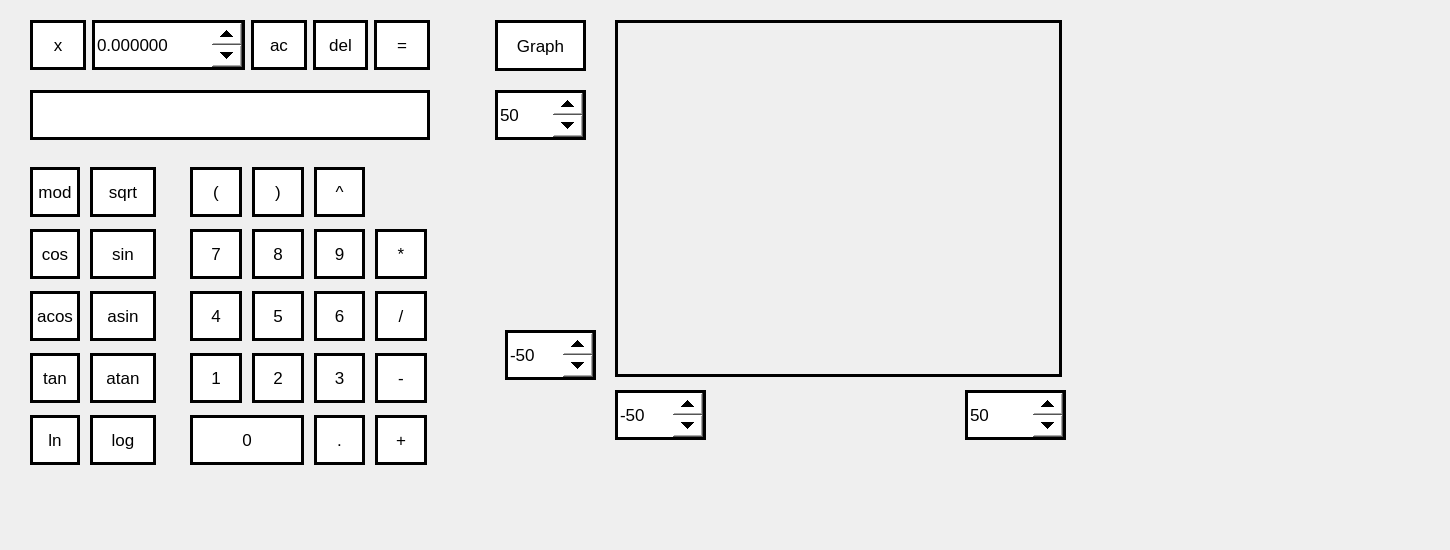
<?xml version="1.0" encoding="UTF-8"?>
<ui version="4.0">
 <class>Calculator</class>
 <widget class="QWidget" name="Calculator">
  <property name="geometry">
   <rect>
    <x>0</x>
    <y>0</y>
    <width>1450</width>
    <height>550</height>
   </rect>
  </property>
  <property name="font">
   <font>
    
    <bold>true</bold>
   </font>
  </property>
  <property name="windowTitle">
   <string>Form</string>
  </property>
  <property name="styleSheet">
   <string notr="true">QPushButton:pressed{
border:3px solid #FFF;
background-image: none;
background-color: #000; 
font: 500 13pt;
color: #FFF;
}

QPushButton, QLineEdit{
border:3px solid #000;
background-color: #FFF;
background-image: none;
font: 500 13pt;
color: #000;
}

QDoubleSpinBox::up-button, QSpinBox::up-button{
    min-width:30px;
    min-height: 15px;
}

QDoubleSpinBox::down-button, QSpinBox::down-button{
    min-width:30px;
    min-height: 15px;
}

QDoubleSpinBox, QSpinBox{
background-color: #FFF;
border:3px solid #000;
font: 500 13pt;
color: #000;
}

QFrame{
border:3px solid #000;
}


</string>
  </property>
  <widget class="QSpinBox" name="spinBox_xMin">
   <property name="geometry">
    <rect>
     <x>615</x>
     <y>390</y>
     <width>91</width>
     <height>50</height>
    </rect>
   </property>
   <property name="font">
    <font>
     
     <pointsize>13</pointsize>
     <italic>false</italic>
     <bold>false</bold>
    </font>
   </property>
   <property name="minimum">
    <number>-1000000</number>
   </property>
   <property name="maximum">
    <number>1000000</number>
   </property>
   <property name="singleStep">
    <number>10</number>
   </property>
   <property name="value">
    <number>-50</number>
   </property>
  </widget>
  <widget class="QSpinBox" name="spinBox_xMax">
   <property name="geometry">
    <rect>
     <x>965</x>
     <y>390</y>
     <width>101</width>
     <height>50</height>
    </rect>
   </property>
   <property name="font">
    <font>
     
     <pointsize>13</pointsize>
     <italic>false</italic>
     <bold>false</bold>
    </font>
   </property>
   <property name="minimum">
    <number>-1000000</number>
   </property>
   <property name="maximum">
    <number>1000000</number>
   </property>
   <property name="singleStep">
    <number>10</number>
   </property>
   <property name="value">
    <number>50</number>
   </property>
  </widget>
  <widget class="QSpinBox" name="spinBox_yMax">
   <property name="geometry">
    <rect>
     <x>495</x>
     <y>90</y>
     <width>91</width>
     <height>50</height>
    </rect>
   </property>
   <property name="font">
    <font>
     
     <pointsize>13</pointsize>
     <italic>false</italic>
     <bold>false</bold>
    </font>
   </property>
   <property name="minimum">
    <number>-1000000</number>
   </property>
   <property name="maximum">
    <number>1000000</number>
   </property>
   <property name="singleStep">
    <number>10</number>
   </property>
   <property name="value">
    <number>50</number>
   </property>
  </widget>
  <widget class="QWidget" name="gridLayoutWidget">
   <property name="geometry">
    <rect>
     <x>190</x>
     <y>160</y>
     <width>242</width>
     <height>321</height>
    </rect>
   </property>
   <property name="font">
    <font>
     
    </font>
   </property>
   <layout class="QGridLayout" name="gridLayout" rowstretch="1,0,0,0,0,0" columnstretch="0,0,0,0">
    <property name="sizeConstraint">
     <enum>QLayout::SetDefaultConstraint</enum>
    </property>
    <property name="leftMargin">
     <number>0</number>
    </property>
    <property name="topMargin">
     <number>0</number>
    </property>
    <property name="rightMargin">
     <number>5</number>
    </property>
    <property name="bottomMargin">
     <number>5</number>
    </property>
    <property name="horizontalSpacing">
     <number>10</number>
    </property>
    <property name="verticalSpacing">
     <number>5</number>
    </property>
    <item row="2" column="2">
     <widget class="QPushButton" name="pushButton_6">
      <property name="minimumSize">
       <size>
        <width>50</width>
        <height>50</height>
       </size>
      </property>
      <property name="font">
       <font>
        
        <pointsize>13</pointsize>
        <italic>false</italic>
        <bold>false</bold>
       </font>
      </property>
      <property name="text">
       <string>6</string>
      </property>
      <property name="class" stdset="0">
       <string>digit</string>
      </property>
     </widget>
    </item>
    <item row="1" column="1">
     <widget class="QPushButton" name="pushButton_8">
      <property name="minimumSize">
       <size>
        <width>50</width>
        <height>50</height>
       </size>
      </property>
      <property name="font">
       <font>
        
        <pointsize>13</pointsize>
        <italic>false</italic>
        <bold>false</bold>
       </font>
      </property>
      <property name="text">
       <string>8</string>
      </property>
      <property name="class" stdset="0">
       <string>digit</string>
      </property>
     </widget>
    </item>
    <item row="5" column="2">
     <widget class="QPushButton" name="pushButton_dot">
      <property name="minimumSize">
       <size>
        <width>50</width>
        <height>50</height>
       </size>
      </property>
      <property name="font">
       <font>
        
        <pointsize>13</pointsize>
        <italic>false</italic>
        <bold>false</bold>
       </font>
      </property>
      <property name="text">
       <string>.</string>
      </property>
      <property name="class" stdset="0">
       <string>digit</string>
      </property>
     </widget>
    </item>
    <item row="1" column="0">
     <widget class="QPushButton" name="pushButton_7">
      <property name="minimumSize">
       <size>
        <width>50</width>
        <height>50</height>
       </size>
      </property>
      <property name="font">
       <font>
        
        <pointsize>13</pointsize>
        <italic>false</italic>
        <bold>false</bold>
       </font>
      </property>
      <property name="text">
       <string>7</string>
      </property>
      <property name="class" stdset="0">
       <string>digit</string>
      </property>
     </widget>
    </item>
    <item row="2" column="0">
     <widget class="QPushButton" name="pushButton_4">
      <property name="minimumSize">
       <size>
        <width>50</width>
        <height>50</height>
       </size>
      </property>
      <property name="font">
       <font>
        
        <pointsize>13</pointsize>
        <italic>false</italic>
        <bold>false</bold>
       </font>
      </property>
      <property name="text">
       <string>4</string>
      </property>
      <property name="class" stdset="0">
       <string>digit</string>
      </property>
     </widget>
    </item>
    <item row="1" column="2">
     <widget class="QPushButton" name="pushButton_9">
      <property name="minimumSize">
       <size>
        <width>50</width>
        <height>50</height>
       </size>
      </property>
      <property name="font">
       <font>
        
        <pointsize>13</pointsize>
        <italic>false</italic>
        <bold>false</bold>
       </font>
      </property>
      <property name="text">
       <string>9</string>
      </property>
      <property name="class" stdset="0">
       <string>digit</string>
      </property>
     </widget>
    </item>
    <item row="0" column="2">
     <widget class="QPushButton" name="pushButton_pow">
      <property name="minimumSize">
       <size>
        <width>50</width>
        <height>50</height>
       </size>
      </property>
      <property name="font">
       <font>
        
        <pointsize>13</pointsize>
        <italic>false</italic>
        <bold>false</bold>
       </font>
      </property>
      <property name="styleSheet">
       <string notr="true"/>
      </property>
      <property name="text">
       <string>^</string>
      </property>
      <property name="class" stdset="0">
       <string>operand</string>
      </property>
     </widget>
    </item>
    <item row="4" column="0">
     <widget class="QPushButton" name="pushButton_1">
      <property name="sizePolicy">
       <sizepolicy hsizetype="Minimum" vsizetype="Fixed">
        <horstretch>0</horstretch>
        <verstretch>0</verstretch>
       </sizepolicy>
      </property>
      <property name="minimumSize">
       <size>
        <width>50</width>
        <height>50</height>
       </size>
      </property>
      <property name="font">
       <font>
        
        <pointsize>13</pointsize>
        <italic>false</italic>
        <bold>false</bold>
       </font>
      </property>
      <property name="styleSheet">
       <string notr="true"/>
      </property>
      <property name="text">
       <string>1</string>
      </property>
      <property name="checkable">
       <bool>true</bool>
      </property>
      <property name="autoDefault">
       <bool>false</bool>
      </property>
      <property name="flat">
       <bool>false</bool>
      </property>
      <property name="class" stdset="0">
       <string>digit</string>
      </property>
     </widget>
    </item>
    <item row="2" column="1">
     <widget class="QPushButton" name="pushButton_5">
      <property name="minimumSize">
       <size>
        <width>50</width>
        <height>50</height>
       </size>
      </property>
      <property name="font">
       <font>
        
        <pointsize>13</pointsize>
        <italic>false</italic>
        <bold>false</bold>
       </font>
      </property>
      <property name="text">
       <string>5</string>
      </property>
      <property name="class" stdset="0">
       <string>digit</string>
      </property>
     </widget>
    </item>
    <item row="4" column="1">
     <widget class="QPushButton" name="pushButton_2">
      <property name="minimumSize">
       <size>
        <width>50</width>
        <height>50</height>
       </size>
      </property>
      <property name="font">
       <font>
        
        <pointsize>13</pointsize>
        <italic>false</italic>
        <bold>false</bold>
       </font>
      </property>
      <property name="text">
       <string>2</string>
      </property>
      <property name="class" stdset="0">
       <string>digit</string>
      </property>
     </widget>
    </item>
    <item row="5" column="0" colspan="2">
     <widget class="QPushButton" name="pushButton_0">
      <property name="minimumSize">
       <size>
        <width>50</width>
        <height>50</height>
       </size>
      </property>
      <property name="font">
       <font>
        
        <pointsize>13</pointsize>
        <italic>false</italic>
        <bold>false</bold>
       </font>
      </property>
      <property name="text">
       <string>0</string>
      </property>
      <property name="class" stdset="0">
       <string>digit</string>
      </property>
     </widget>
    </item>
    <item row="4" column="2">
     <widget class="QPushButton" name="pushButton_3">
      <property name="minimumSize">
       <size>
        <width>50</width>
        <height>50</height>
       </size>
      </property>
      <property name="font">
       <font>
        
        <pointsize>13</pointsize>
        <italic>false</italic>
        <bold>false</bold>
       </font>
      </property>
      <property name="text">
       <string>3</string>
      </property>
      <property name="class" stdset="0">
       <string>digit</string>
      </property>
     </widget>
    </item>
    <item row="0" column="0">
     <widget class="QPushButton" name="pushButton_openBracket">
      <property name="minimumSize">
       <size>
        <width>50</width>
        <height>50</height>
       </size>
      </property>
      <property name="font">
       <font>
        
        <pointsize>13</pointsize>
        <italic>false</italic>
        <bold>false</bold>
       </font>
      </property>
      <property name="text">
       <string>(</string>
      </property>
      <property name="class" stdset="0">
       <string>brasket</string>
      </property>
     </widget>
    </item>
    <item row="0" column="1">
     <widget class="QPushButton" name="pushButton_closedBracket">
      <property name="minimumSize">
       <size>
        <width>50</width>
        <height>50</height>
       </size>
      </property>
      <property name="font">
       <font>
        
        <pointsize>13</pointsize>
        <italic>false</italic>
        <bold>false</bold>
       </font>
      </property>
      <property name="text">
       <string>)</string>
      </property>
      <property name="button-style" stdset="0">
       <string>ew</string>
      </property>
      <property name="class" stdset="0">
       <string>brasket</string>
      </property>
     </widget>
    </item>
    <item row="5" column="3">
     <widget class="QPushButton" name="pushButton_plus">
      <property name="minimumSize">
       <size>
        <width>50</width>
        <height>50</height>
       </size>
      </property>
      <property name="font">
       <font>
        
        <pointsize>13</pointsize>
        <italic>false</italic>
        <bold>false</bold>
       </font>
      </property>
      <property name="styleSheet">
       <string notr="true"/>
      </property>
      <property name="text">
       <string>+</string>
      </property>
      <property name="class" stdset="0">
       <string>operand</string>
      </property>
     </widget>
    </item>
    <item row="4" column="3">
     <widget class="QPushButton" name="pushButton_minus">
      <property name="minimumSize">
       <size>
        <width>50</width>
        <height>50</height>
       </size>
      </property>
      <property name="font">
       <font>
        
        <pointsize>13</pointsize>
        <italic>false</italic>
        <bold>false</bold>
       </font>
      </property>
      <property name="styleSheet">
       <string notr="true"/>
      </property>
      <property name="text">
       <string>-</string>
      </property>
      <property name="class" stdset="0">
       <string>operand</string>
      </property>
     </widget>
    </item>
    <item row="2" column="3">
     <widget class="QPushButton" name="pushButton_div">
      <property name="minimumSize">
       <size>
        <width>50</width>
        <height>50</height>
       </size>
      </property>
      <property name="font">
       <font>
        
        <pointsize>13</pointsize>
        <italic>false</italic>
        <bold>false</bold>
       </font>
      </property>
      <property name="styleSheet">
       <string notr="true"/>
      </property>
      <property name="text">
       <string>/</string>
      </property>
      <property name="class" stdset="0">
       <string>operand</string>
      </property>
     </widget>
    </item>
    <item row="1" column="3">
     <widget class="QPushButton" name="pushButton_mul">
      <property name="minimumSize">
       <size>
        <width>50</width>
        <height>50</height>
       </size>
      </property>
      <property name="font">
       <font>
        
        <pointsize>13</pointsize>
        <italic>false</italic>
        <bold>false</bold>
       </font>
      </property>
      <property name="styleSheet">
       <string notr="true"/>
      </property>
      <property name="text">
       <string>*</string>
      </property>
      <property name="class" stdset="0">
       <string>operand</string>
      </property>
     </widget>
    </item>
   </layout>
  </widget>
  <widget class="QWidget" name="gridLayoutWidget_2">
   <property name="geometry">
    <rect>
     <x>30</x>
     <y>160</y>
     <width>131</width>
     <height>321</height>
    </rect>
   </property>
   <property name="font">
    <font>
     
    </font>
   </property>
   <layout class="QGridLayout" name="gridLayout_3" rowstretch="1,0,0,0,0" columnstretch="0,0">
    <property name="sizeConstraint">
     <enum>QLayout::SetDefaultConstraint</enum>
    </property>
    <property name="leftMargin">
     <number>0</number>
    </property>
    <property name="rightMargin">
     <number>5</number>
    </property>
    <property name="bottomMargin">
     <number>5</number>
    </property>
    <property name="horizontalSpacing">
     <number>10</number>
    </property>
    <property name="verticalSpacing">
     <number>5</number>
    </property>
    <item row="2" column="0">
     <widget class="QPushButton" name="pushButton_acos">
      <property name="minimumSize">
       <size>
        <width>50</width>
        <height>50</height>
       </size>
      </property>
      <property name="font">
       <font>
        
        <pointsize>13</pointsize>
        <italic>false</italic>
        <bold>false</bold>
       </font>
      </property>
      <property name="text">
       <string>acos</string>
      </property>
      <property name="class" stdset="0">
       <string>func</string>
      </property>
     </widget>
    </item>
    <item row="4" column="1">
     <widget class="QPushButton" name="pushButton_log">
      <property name="minimumSize">
       <size>
        <width>50</width>
        <height>50</height>
       </size>
      </property>
      <property name="font">
       <font>
        
        <pointsize>13</pointsize>
        <italic>false</italic>
        <bold>false</bold>
       </font>
      </property>
      <property name="text">
       <string>log</string>
      </property>
      <property name="class" stdset="0">
       <string>func</string>
      </property>
     </widget>
    </item>
    <item row="1" column="0">
     <widget class="QPushButton" name="pushButton_cos">
      <property name="sizePolicy">
       <sizepolicy hsizetype="Preferred" vsizetype="Fixed">
        <horstretch>0</horstretch>
        <verstretch>0</verstretch>
       </sizepolicy>
      </property>
      <property name="minimumSize">
       <size>
        <width>50</width>
        <height>50</height>
       </size>
      </property>
      <property name="font">
       <font>
        
        <pointsize>13</pointsize>
        <italic>false</italic>
        <bold>false</bold>
       </font>
      </property>
      <property name="text">
       <string>cos</string>
      </property>
      <property name="class" stdset="0">
       <string>func</string>
      </property>
     </widget>
    </item>
    <item row="3" column="0">
     <widget class="QPushButton" name="pushButton_tan">
      <property name="minimumSize">
       <size>
        <width>50</width>
        <height>50</height>
       </size>
      </property>
      <property name="font">
       <font>
        
        <pointsize>13</pointsize>
        <italic>false</italic>
        <bold>false</bold>
       </font>
      </property>
      <property name="text">
       <string>tan</string>
      </property>
      <property name="class" stdset="0">
       <string>func</string>
      </property>
     </widget>
    </item>
    <item row="1" column="1">
     <widget class="QPushButton" name="pushButton_sin">
      <property name="minimumSize">
       <size>
        <width>50</width>
        <height>50</height>
       </size>
      </property>
      <property name="font">
       <font>
        
        <pointsize>13</pointsize>
        <italic>false</italic>
        <bold>false</bold>
       </font>
      </property>
      <property name="text">
       <string>sin</string>
      </property>
      <property name="class" stdset="0">
       <string>func</string>
      </property>
     </widget>
    </item>
    <item row="4" column="0">
     <widget class="QPushButton" name="pushButton_ln">
      <property name="minimumSize">
       <size>
        <width>50</width>
        <height>50</height>
       </size>
      </property>
      <property name="font">
       <font>
        
        <pointsize>13</pointsize>
        <italic>false</italic>
        <bold>false</bold>
       </font>
      </property>
      <property name="text">
       <string>ln</string>
      </property>
      <property name="class" stdset="0">
       <string>func</string>
      </property>
     </widget>
    </item>
    <item row="3" column="1">
     <widget class="QPushButton" name="pushButton_atan">
      <property name="minimumSize">
       <size>
        <width>50</width>
        <height>50</height>
       </size>
      </property>
      <property name="font">
       <font>
        
        <pointsize>13</pointsize>
        <italic>false</italic>
        <bold>false</bold>
       </font>
      </property>
      <property name="text">
       <string>atan</string>
      </property>
      <property name="class" stdset="0">
       <string>func</string>
      </property>
     </widget>
    </item>
    <item row="2" column="1">
     <widget class="QPushButton" name="pushButton_asin">
      <property name="sizePolicy">
       <sizepolicy hsizetype="MinimumExpanding" vsizetype="Fixed">
        <horstretch>0</horstretch>
        <verstretch>0</verstretch>
       </sizepolicy>
      </property>
      <property name="minimumSize">
       <size>
        <width>50</width>
        <height>50</height>
       </size>
      </property>
      <property name="font">
       <font>
        
        <pointsize>13</pointsize>
        <italic>false</italic>
        <bold>false</bold>
       </font>
      </property>
      <property name="text">
       <string>asin</string>
      </property>
      <property name="class" stdset="0">
       <string>func</string>
      </property>
     </widget>
    </item>
    <item row="0" column="0">
     <widget class="QPushButton" name="pushButton_mod">
      <property name="minimumSize">
       <size>
        <width>50</width>
        <height>50</height>
       </size>
      </property>
      <property name="font">
       <font>
        
        <pointsize>13</pointsize>
        <italic>false</italic>
        <bold>false</bold>
       </font>
      </property>
      <property name="styleSheet">
       <string notr="true"/>
      </property>
      <property name="text">
       <string>mod</string>
      </property>
      <property name="class" stdset="0">
       <string>operand</string>
      </property>
     </widget>
    </item>
    <item row="0" column="1">
     <widget class="QPushButton" name="pushButton_sqrt">
      <property name="sizePolicy">
       <sizepolicy hsizetype="Minimum" vsizetype="Fixed">
        <horstretch>0</horstretch>
        <verstretch>0</verstretch>
       </sizepolicy>
      </property>
      <property name="minimumSize">
       <size>
        <width>50</width>
        <height>50</height>
       </size>
      </property>
      <property name="font">
       <font>
        
        <pointsize>13</pointsize>
        <italic>false</italic>
        <bold>false</bold>
       </font>
      </property>
      <property name="text">
       <string>sqrt</string>
      </property>
      <property name="class" stdset="0">
       <string>func</string>
      </property>
     </widget>
    </item>
   </layout>
  </widget>
  <widget class="QPushButton" name="pushButton_graph">
   <property name="geometry">
    <rect>
     <x>495</x>
     <y>20</y>
     <width>91</width>
     <height>51</height>
    </rect>
   </property>
   <property name="font">
    <font>
     
     <pointsize>13</pointsize>
     <italic>false</italic>
     <bold>false</bold>
    </font>
   </property>
   <property name="text">
    <string>Graph</string>
   </property>
   <property name="class" stdset="0">
    <string>control</string>
   </property>
  </widget>
  <widget class="QSpinBox" name="spinBox_yMin">
   <property name="geometry">
    <rect>
     <x>505</x>
     <y>330</y>
     <width>91</width>
     <height>50</height>
    </rect>
   </property>
   <property name="font">
    <font>
     
     <pointsize>13</pointsize>
     <italic>false</italic>
     <bold>false</bold>
    </font>
   </property>
   <property name="minimum">
    <number>-1000000</number>
   </property>
   <property name="maximum">
    <number>1000000</number>
   </property>
   <property name="singleStep">
    <number>10</number>
   </property>
   <property name="value">
    <number>-50</number>
   </property>
  </widget>
  <widget class="QFrame" name="frame">
   <property name="geometry">
    <rect>
     <x>615</x>
     <y>20</y>
     <width>447</width>
     <height>357</height>
    </rect>
   </property>
   <property name="font">
    <font>
     
    </font>
   </property>
   <property name="frameShape">
    <enum>QFrame::StyledPanel</enum>
   </property>
   <property name="frameShadow">
    <enum>QFrame::Raised</enum>
   </property>
   <widget class="QCustomPlot" name="customPlot" native="true">
    <property name="geometry">
     <rect>
      <x>3</x>
      <y>3</y>
      <width>441</width>
      <height>351</height>
     </rect>
    </property>
    <property name="font">
     <font>
      
     </font>
    </property>
   </widget>
  </widget>
  <widget class="QWidget" name="gridLayoutWidget_3">
   <property name="geometry">
    <rect>
     <x>30</x>
     <y>10</y>
     <width>411</width>
     <height>71</height>
    </rect>
   </property>
   <property name="font">
    <font>
     
    </font>
   </property>
   <layout class="QGridLayout" name="gridLayout_2">
    <property name="rightMargin">
     <number>11</number>
    </property>
    <property name="spacing">
     <number>6</number>
    </property>
    <item row="0" column="4">
     <widget class="QPushButton" name="pushButton_calc">
      <property name="minimumSize">
       <size>
        <width>50</width>
        <height>50</height>
       </size>
      </property>
      <property name="font">
       <font>
        
        <pointsize>13</pointsize>
        <italic>false</italic>
        <bold>false</bold>
       </font>
      </property>
      <property name="mouseTracking">
       <bool>false</bool>
      </property>
      <property name="toolTipDuration">
       <number>0</number>
      </property>
      <property name="text">
       <string>=</string>
      </property>
      <property name="shortcut">
       <string>Return</string>
      </property>
      <property name="class" stdset="0">
       <string>control</string>
      </property>
     </widget>
    </item>
    <item row="0" column="0">
     <widget class="QPushButton" name="pushButton_x">
      <property name="minimumSize">
       <size>
        <width>50</width>
        <height>50</height>
       </size>
      </property>
      <property name="font">
       <font>
        
        <pointsize>13</pointsize>
        <italic>false</italic>
        <bold>false</bold>
       </font>
      </property>
      <property name="text">
       <string>x</string>
      </property>
      <property name="class" stdset="0">
       <string>digit</string>
      </property>
     </widget>
    </item>
    <item row="0" column="3">
     <widget class="QPushButton" name="pushButton_del">
      <property name="minimumSize">
       <size>
        <width>50</width>
        <height>50</height>
       </size>
      </property>
      <property name="font">
       <font>
        
        <pointsize>13</pointsize>
        <italic>false</italic>
        <bold>false</bold>
       </font>
      </property>
      <property name="text">
       <string>del</string>
      </property>
      <property name="class" stdset="0">
       <string>control</string>
      </property>
     </widget>
    </item>
    <item row="0" column="2">
     <widget class="QPushButton" name="pushButton_ac">
      <property name="minimumSize">
       <size>
        <width>50</width>
        <height>50</height>
       </size>
      </property>
      <property name="font">
       <font>
        
        <pointsize>13</pointsize>
        <italic>false</italic>
        <bold>false</bold>
       </font>
      </property>
      <property name="text">
       <string>ac</string>
      </property>
      <property name="class" stdset="0">
       <string>control</string>
      </property>
     </widget>
    </item>
    <item row="0" column="1">
     <widget class="QDoubleSpinBox" name="doubleSpinBox">
      <property name="minimumSize">
       <size>
        <width>50</width>
        <height>50</height>
       </size>
      </property>
      <property name="font">
       <font>
        
        <pointsize>13</pointsize>
        <italic>false</italic>
        <bold>false</bold>
       </font>
      </property>
      <property name="decimals">
       <number>6</number>
      </property>
      <property name="minimum">
       <double>-999999999.000000000000000</double>
      </property>
      <property name="maximum">
       <double>9999999999.000000000000000</double>
      </property>
      <property name="stepType">
       <enum>QAbstractSpinBox::AdaptiveDecimalStepType</enum>
      </property>
      <property name="value">
       <double>0.000000000000000</double>
      </property>
     </widget>
    </item>
   </layout>
  </widget>
  <widget class="QLineEdit" name="lineEdit">
   <property name="geometry">
    <rect>
     <x>30</x>
     <y>90</y>
     <width>400</width>
     <height>50</height>
    </rect>
   </property>
   <property name="font">
    <font>
     
     <pointsize>13</pointsize>
     <italic>false</italic>
     <bold>false</bold>
    </font>
   </property>
   <property name="mouseTracking">
    <bool>true</bool>
   </property>
   <property name="tabletTracking">
    <bool>false</bool>
   </property>
   <property name="focusPolicy">
    <enum>Qt::StrongFocus</enum>
   </property>
   <property name="text">
    <string/>
   </property>
   <property name="maxLength">
    <number>255</number>
   </property>
   <property name="echoMode">
    <enum>QLineEdit::Normal</enum>
   </property>
   <property name="dragEnabled">
    <bool>false</bool>
   </property>
   <property name="placeholderText">
    <string/>
   </property>
   <property name="cursorMoveStyle">
    <enum>Qt::LogicalMoveStyle</enum>
   </property>
   <property name="clearButtonEnabled">
    <bool>false</bool>
   </property>
  </widget>
 </widget>
 <customwidgets>
  <customwidget>
   <class>QCustomPlot</class>
   <extends>QWidget</extends>
   <header>view/QCustomPlot/qcustomplot.h</header>
   <container>1</container>
  </customwidget>
 </customwidgets>
 <resources/>
 <connections/>
</ui>
